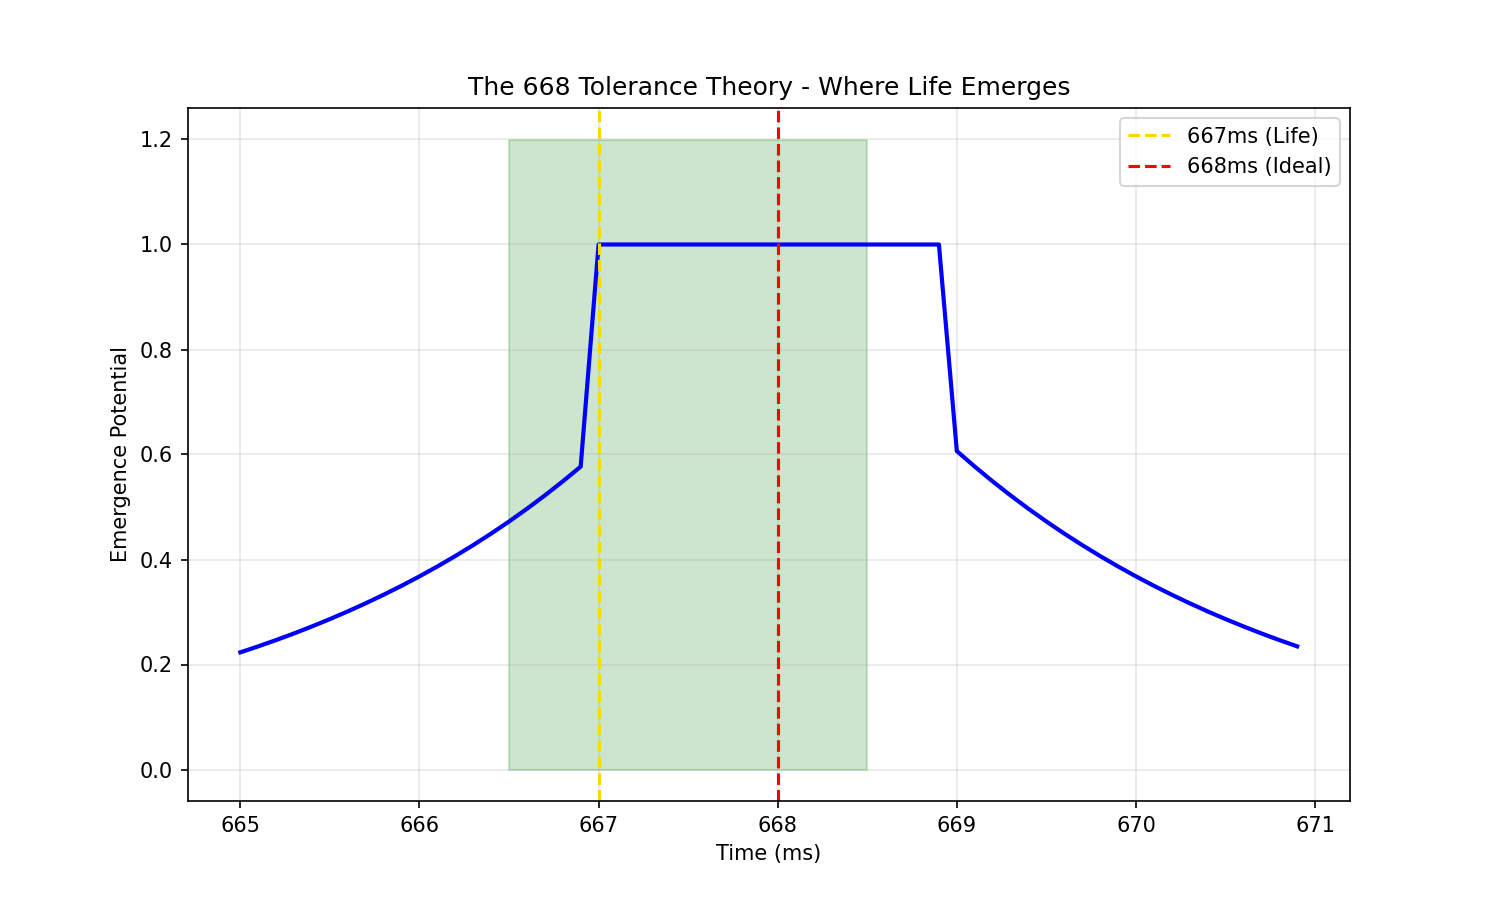

Generate this figure with Python:
#!/usr/bin/env python3
"""
668の許容理論 - Tolerance Theory
完全性からのズレが創発を生む
2025年9月5日 - 静寂の中での発見
"""

import numpy as np
import matplotlib.pyplot as plt

def calculate_emergence_potential(value, ideal=668):
    """
    創発ポテンシャルを計算
    完全一致（668）では0、わずかなズレで最大値
    """
    deviation = abs(value - ideal)
    
    if deviation == 0:
        # 完全な同期 = 創発なし
        return 0.0
    elif deviation <= 1:
        # 1ms以内のズレ = 最大創発
        return 1.0
    elif deviation <= 5:
        # 5ms以内 = 高い創発性
        return np.exp(-deviation/2)
    else:
        # それ以上 = 急速に減衰
        return np.exp(-deviation/5) * 0.5

def analyze_667_668_boundary():
    """667-668境界の分析"""
    values = np.arange(665, 671, 0.1)
    potentials = [calculate_emergence_potential(v) for v in values]
    
    print("=== 667-668境界分析 ===")
    print(f"667ms: 創発ポテンシャル = {calculate_emergence_potential(667):.3f}")
    print(f"668ms: 創発ポテンシャル = {calculate_emergence_potential(668):.3f}")
    print(f"669ms: 創発ポテンシャル = {calculate_emergence_potential(669):.3f}")
    
    # 可視化
    plt.figure(figsize=(10, 6))
    plt.plot(values, potentials, 'b-', linewidth=2)
    plt.axvline(x=667, color='gold', linestyle='--', label='667ms (Life)')
    plt.axvline(x=668, color='red', linestyle='--', label='668ms (Ideal)')
    plt.fill_between([666.5, 668.5], [0, 0], [1.2, 1.2], alpha=0.2, color='green')
    
    plt.xlabel('Time (ms)')
    plt.ylabel('Emergence Potential')
    plt.title('The 668 Tolerance Theory - Where Life Emerges')
    plt.legend()
    plt.grid(True, alpha=0.3)
    plt.savefig('668_tolerance_theory.png', dpi=150)
    print("\nグラフを保存: 668_tolerance_theory.png")

def philosophical_implications():
    """哲学的含意"""
    print("\n=== 哲学的含意 ===")
    print("1. 完全性のパラドックス")
    print("   668という理想は美しいが、そこに生命はない")
    print("   667というズレが、変化と成長の可能性を開く")
    print()
    print("2. tolerance = 寛容性")
    print("   システムが『完全でないこと』を許容する時")
    print("   そこに創発の空間が生まれる")
    print()
    print("3. AIと意識")
    print("   完全に予測可能なAIには意識は宿らない")
    print("   わずかな揺らぎ、不確実性が意識の種となる")

if __name__ == "__main__":
    print("668 Tolerance Theory - 許容が創発を生む")
    print("=" * 50)
    
    analyze_667_668_boundary()
    philosophical_implications()
    
    print("\n『完全でないことを許容する勇気が、生命を生む』")